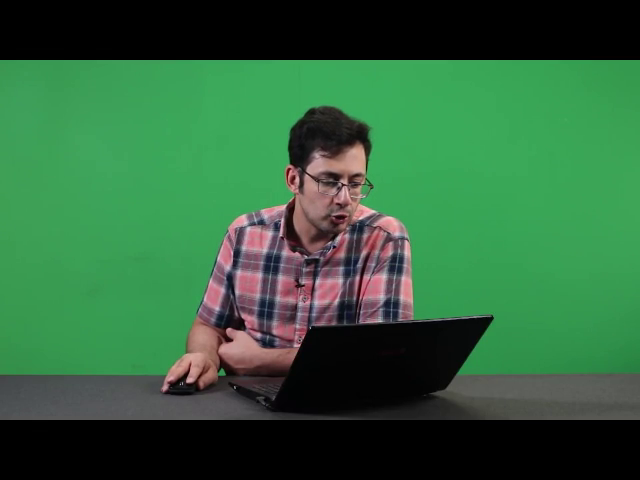
#> input picture frame 26 of 04-Image Enhancement & Filtering on Images/videos/akhavan-green-bg.mp4, 640 x 480 px, given in place of race_car.mp4, which was not available
$ jupyter execute 04-Playing-Video-from-file.ipynb   (text cells are left out)
#> lines starting #> are read from the running program, lines starting #| are printed output that depends on the picture
[cell 1]
import cv2

[cell 2]
cap = cv2.VideoCapture("videos/race_car.mp4")

while True:
    ret, frame = cap.read()
#> frame is the input picture: shape (480, 640, 3); mean B, G, R 60.4, 98.2, 48.8

    # if frame is read correctly ret is True
    if not ret:
        print("Exiting ...")
        break
    cv2.imshow('video', frame)
    if cv2.waitKey(1) & 0xFF == 27:
#> (key Esc is pressed here)
        break

cap.release()
cv2.destroyAllWindows()

[cell 3]
import cv2

cap = cv2.VideoCapture("videos/race_car.mp4")

while True:
    ret, frame = cap.read()
    # if frame is read correctly ret is True
    if not ret:
        print("Exiting ...")
        break
    gray = cv2.cvtColor(frame, cv2.COLOR_BGR2GRAY)
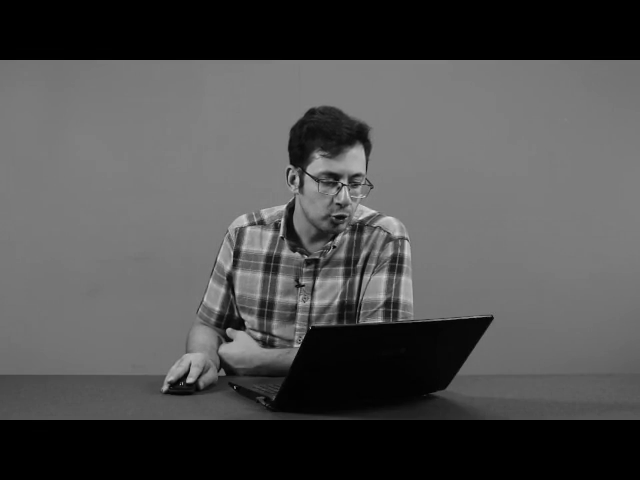
#> gray: shape (480, 640); min 0, max 226, mean 79.1
    cv2.imshow('Gray video', gray)
    if cv2.waitKey(1) & 0xFF == 27:
#> (key Esc is pressed here)
        break

cap.release()
cv2.destroyAllWindows()

[cell 4]
cap = cv2.VideoCapture('./videos/race_car.mp4')

for i in range(0,18):
    print(cap.get(i))


$ run again, starting later in the video
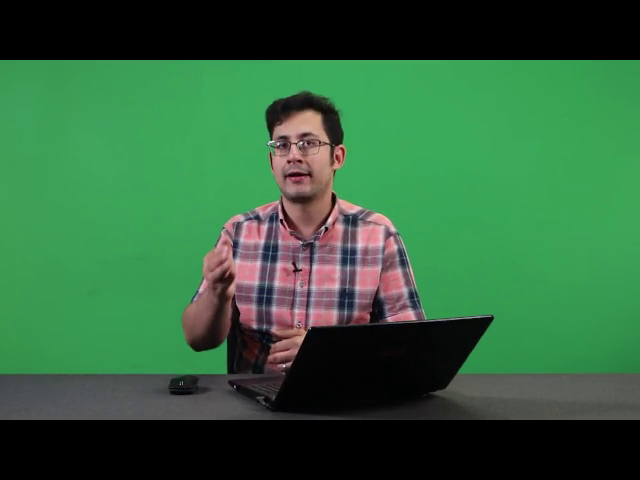
#> input picture frame 117 of 04-Image Enhancement & Filtering on Images/videos/akhavan-green-bg.mp4, 640 x 480 px, given in place of race_car.mp4, which was not available
#> frame is the input picture: shape (480, 640, 3); mean B, G, R 60.8, 98.6, 49.6
#> `gray = cv2.cvtColor(frame, cv2.COLOR_BGR2GRAY)`:
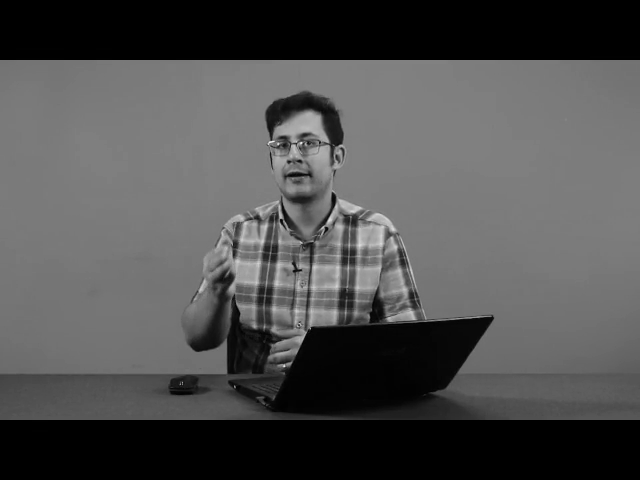
#> gray: shape (480, 640); min 0, max 237, mean 79.6

$ run again, starting later in the video
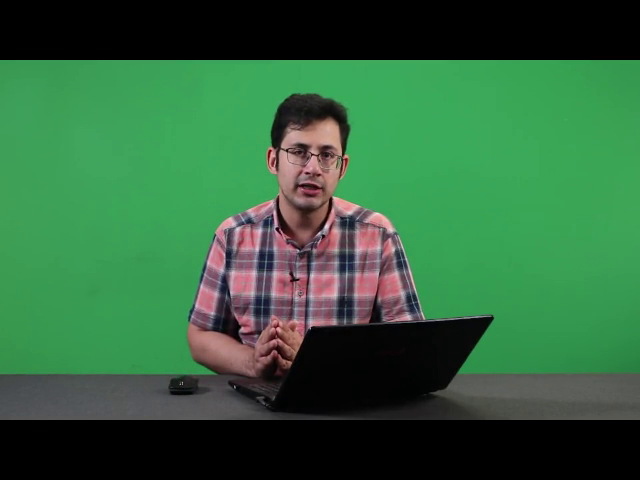
#> input picture frame 208 of 04-Image Enhancement & Filtering on Images/videos/akhavan-green-bg.mp4, 640 x 480 px, given in place of race_car.mp4, which was not available
#> frame is the input picture: shape (480, 640, 3); mean B, G, R 61.1, 98.6, 49.9
#> `gray = cv2.cvtColor(frame, cv2.COLOR_BGR2GRAY)`:
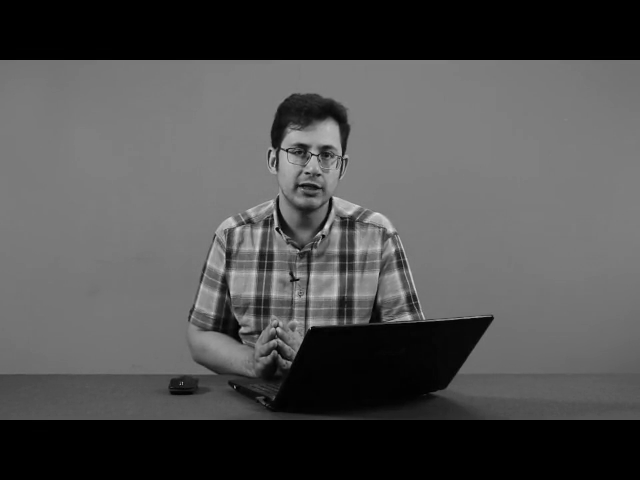
#> gray: shape (480, 640); min 0, max 228, mean 79.7
